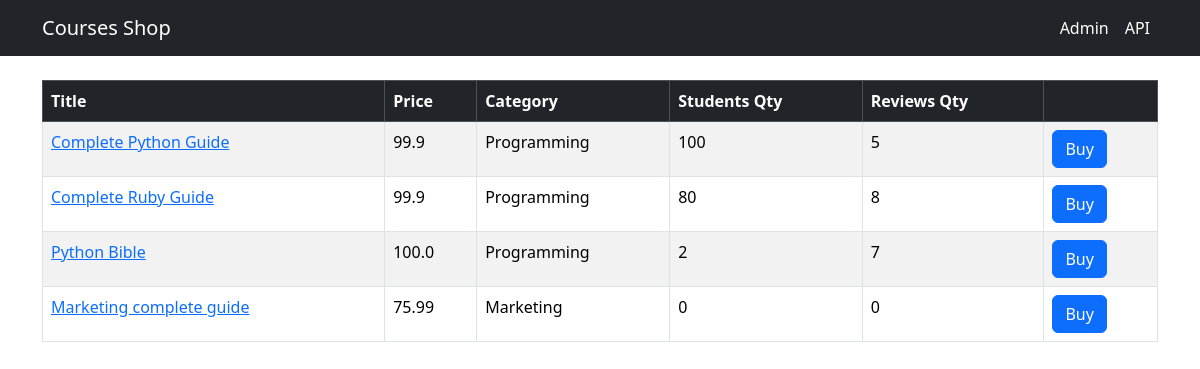
The app's page /, older data.
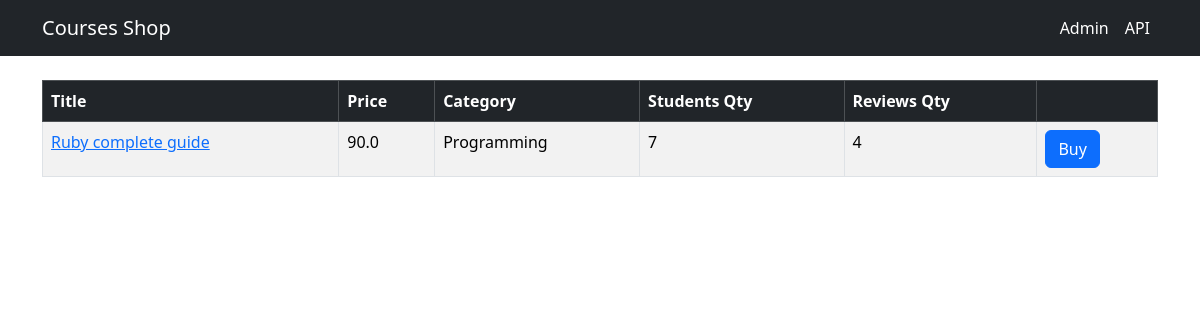
The same page, newer data.
### shop/models.py (models this page shows, shortened)
class Course(models.Model):
    title = models.CharField(max_length=255)
    price = models.FloatField()
    student_qty = models.IntegerField()
    review_qty = models.IntegerField()
    created_at = models.DateTimeField(default=timezone.now)
    category = models.ForeignKey(Category, on_delete=models.CASCADE)

class Category(models.Model):
    title = models.CharField(max_length=255)
    created_at = models.DateTimeField(default=timezone.now)
    def __str__(self):
        return self.title

### shop/views.py (the view)
# urls.py: path('', views.index, name='home'),
def index(request):
    data = Course.objects.all()
    return render(request, 'courses.html', {"courses": data})

### templates/courses.html (shortened to what this page needs)
{% extends 'base.html' %}
{% block content %}
<table class="mt-4 table table-bordered table-striped table-hover">
    <thead class="table-dark">
    <tr>
        <th>Title</th>
        <th>Price</th>
        <th>Category</th>
        <th>Students Qty</th>
        <th>Reviews Qty</th>
        <th></th>
    </tr>
    </thead>
    <tbody>
    {% for course in courses %}
        <tr>
        <td>
            <a href="{% url 'show' course.id %}">
                {{ course.title }}
            </a>
        </td>
        <td>{{ course.price }}</td>
            <td>{{ course.category }}</td>
        <td>{{ course.student_qty }}</td>
        <td>{{ course.review_qty }}</td>
        <td>
            <button class="btn btn-primary">Buy</button>
        </td>
        </tr>
    {% endfor %}
    </tbody>
</table>
{% endblock %}

### templates/base.html (shortened to what this page needs)
<!DOCTYPE html>
<html lang="en">
<head>
    <link href="https://cdn.jsdelivr.net/npm/bootstrap@5.3.2/dist/css/bootstrap.min.css" rel="stylesheet">
</head>
<body>
<nav class="navbar navbar-expand-sm navbar-dark bg-dark">
  <div class="container">
    <a class="navbar-brand" href="{% url 'home' %}">Courses Shop</a>
    <div class="collapse navbar-collapse" id="mynavbar">
      <ul class="navbar-nav ms-auto ">
        <li class="nav-item">
          <a class="nav-link text-white" href="admin/">Admin</a>
        </li>
                 <li class="nav-item">
          <a class="nav-link text-white" href="api/v1">API</a>
        </li>
      </ul>
    </div>
  </div>
</nav>
<div class="container">
    {% block content %}
    {% endblock %}</div>
</body>
</html>

Row changes from the older to the newer data that the page shows:
removed Course: title "Complete Python Guide", price "99.9", category "Programming", student_qty "100", review_qty "5"
removed Course: title "Complete Ruby Guide", price "99.9", category "Programming", student_qty "80", review_qty "8"
removed Course: title "Python Bible", price "100.0", category "Programming", student_qty "2", review_qty "7"
removed Course: title "Marketing complete guide", price "75.99", category "Marketing", student_qty "0", review_qty "0"
added Course: title "Ruby complete guide", price "90.0", category "Programming", student_qty "7", review_qty "4"
